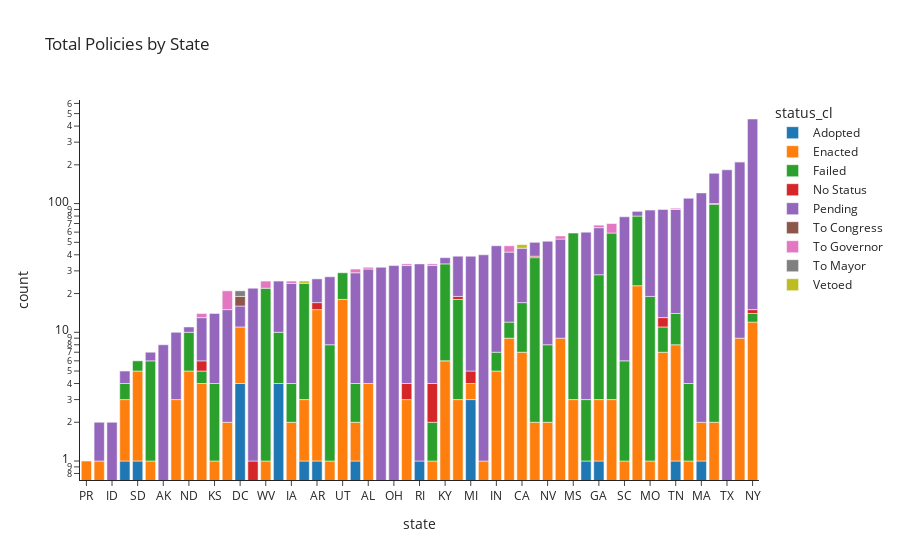

Notebook code for this chart:
### Code cell
import plotly.express as px
fig = px.bar(state_policies_stat, x="state", y="count", color="status_cl", title="Total Policies by State", log_y=True, 
#              color_discrete_sequence = ['lightgreen', 'darkgreen', 'red', "grey", "orange", "pink", "purple", "cyan", "lightblue"], 
             template="simple_white")
fig.update_layout(xaxis={'categoryorder':'array', 'categoryarray':state_policies_stat.sort_values(["tot_policies"])['state'].values})
fig.show()

### Figure 1 — Plotly figure (JSON) as saved in the notebook; plotly's stock layout.template omitted (floating-point values rounded to 4 significant figures; data arrays with more than 128 entries replaced by an {"elided": "..."} marker saying what was removed)
{"data": [{"alignmentgroup": "True", "hovertemplate": "status_cl=Adopted<br>state=%{x}<br>count=%{y}<extra></extra>", "legendgroup": "Adopted", "marker": {"color": "#1F77B4"}, "name": "Adopted", "offsetgroup": "Adopted", "orientation": "v", "showlegend": true, "textposition": "auto", "type": "bar", "x": ["AR", "DC", "DE", "FL", "GA", "HI", "LA", "MA", "MI", "NM", "RI", "SD", "TN"], "xaxis": "x", "y": [1, 4, 1, 1, 1, 1, 4, 1, 3, 1, 1, 1, 1], "yaxis": "y"}, {"alignmentgroup": "True", "hovertemplate": "status_cl=Enacted<br>state=%{x}<br>count=%{y}<extra></extra>", "legendgroup": "Enacted", "marker": {"color": "#FF7F0E"}, "name": "Enacted", "offsetgroup": "Enacted", "orientation": "v", "showlegend": true, "textposition": "auto", "type": "bar", "x": ["AL", "AR", "AZ", "CA", "CO", "CT", "DC", "DE", "GA", "GU", "HI", "IA", "IL", "IN", "KS", "KY", "MA", "MD", "MI", "MN", "MO", "MS", "MT", "NC", "ND", "NE", "NH", "NJ", "NM", "NV", "NY", "OK", "OR", "PA", "PR", "SC", "SD", "TN", "UT", "VA", "VT", "WA", "WV", "WY"], "xaxis": "x", "y": [4, 14, 3, 7, 3, 2, 7, 2, 2, 1, 1, 2, 1, 5, 1, 6, 1, 3, 1, 2, 1, 3, 9, 1, 5, 1, 1, 9, 2, 2, 12, 9, 7, 3, 1, 1, 4, 7, 18, 23, 4, 2, 1, 1], "yaxis": "y"}, {"alignmentgroup": "True", "hovertemplate": "status_cl=Failed<br>state=%{x}<br>count=%{y}<extra></extra>", "legendgroup": "Failed", "marker": {"color": "#2CA02C"}, "name": "Failed", "offsetgroup": "Failed", "orientation": "v", "showlegend": true, "textposition": "auto", "type": "bar", "x": ["CA", "CT", "DE", "FL", "GA", "HI", "IA", "IL", "IN", "KS", "KY", "LA", "MD", "MN", "MO", "MS", "MT", "ND", "NE", "NH", "NM", "NV", "NY", "OR", "PA", "SC", "SD", "TN", "UT", "VA", "VT", "WV", "WY"], "xaxis": "x", "y": [10, 36, 1, 2, 25, 2, 2, 3, 2, 3, 28, 6, 56, 97, 18, 56, 3, 5, 7, 1, 21, 6, 2, 4, 15, 5, 1, 6, 11, 57, 1, 21, 5], "yaxis": "y"}, {"alignmentgroup": "True", "hovertemplate": "status_cl=No Status<br>state=%{x}<br>count=%{y}<extra></extra>", "legendgroup": "No Status", "marker": {"color": "#D62728"}, "name": "No Status", "offsetgroup": "No Status", "orientation": "v", "showlegend": true, "textposition": "auto", "type": "bar", "x": ["AR", "AZ", "CT", "MI", "MN", "NH", "NY", "OR", "PA", "VT", "WI"], "xaxis": "x", "y": [2, 1, 1, 1, 1, 2, 1, 2, 1, 1, 1], "yaxis": "y"}, {"alignmentgroup": "True", "hovertemplate": "status_cl=Pending<br>state=%{x}<br>count=%{y}<extra></extra>", "legendgroup": "Pending", "marker": {"color": "#9467BD"}, "name": "Pending", "offsetgroup": "Pending", "orientation": "v", "showlegend": true, "textposition": "auto", "type": "bar", "x": ["AK", "AL", "AR", "AZ", "CA", "CO", "CT", "DC", "DE", "FL", "GA", "GU", "HI", "IA", "ID", "IL", "IN", "KS", "KY", "LA", "MA", "ME", "MI", "MN", "MO", "MT", "NC", "ND", "NE", "NH", "NJ", "NV", "NY", "OH", "OK", "OR", "PA", "RI", "SC", "TN", "TX", "VA", "VT", "WA", "WI", "WY"], "xaxis": "x", "y": [8, 27, 9, 29, 28, 7, 11, 5, 1, 57, 37, 1, 25, 20, 2, 106, 40, 10, 4, 15, 119, 32, 34, 72, 70, 30, 39, 1, 19, 29, 202, 43, 439, 33, 44, 77, 20, 33, 73, 76, 183, 7, 7, 13, 21, 1], "yaxis": "y"}, {"alignmentgroup": "True", "hovertemplate": "status_cl=To Congress<br>state=%{x}<br>count=%{y}<extra></extra>", "legendgroup": "To Congress", "marker": {"color": "#8C564B"}, "name": "To Congress", "offsetgroup": "To Congress", "orientation": "v", "showlegend": true, "textposition": "auto", "type": "bar", "x": ["DC"], "xaxis": "x", "y": [3], "yaxis": "y"}, {"alignmentgroup": "True", "hovertemplate": "status_cl=To Governor<br>state=%{x}<br>count=%{y}<extra></extra>", "legendgroup": "To Governor", "marker": {"color": "#E377C2"}, "name": "To Governor", "offsetgroup": "To Governor", "orientation": "v", "showlegend": true, "textposition": "auto", "type": "bar", "x": ["AL", "AZ", "GA", "HI", "IA", "MD", "MT", "NH", "NJ", "OK", "TN", "VT", "WA", "WV"], "xaxis": "x", "y": [1, 1, 3, 2, 1, 11, 5, 1, 1, 3, 2, 1, 6, 3], "yaxis": "y"}, {"alignmentgroup": "True", "hovertemplate": "status_cl=To Mayor<br>state=%{x}<br>count=%{y}<extra></extra>", "legendgroup": "To Mayor", "marker": {"color": "#7F7F7F"}, "name": "To Mayor", "offsetgroup": "To Mayor", "orientation": "v", "showlegend": true, "textposition": "auto", "type": "bar", "x": ["DC"], "xaxis": "x", "y": [2], "yaxis": "y"}, {"alignmentgroup": "True", "hovertemplate": "status_cl=Vetoed<br>state=%{x}<br>count=%{y}<extra></extra>", "legendgroup": "Vetoed", "marker": {"color": "#BCBD22"}, "name": "Vetoed", "offsetgroup": "Vetoed", "orientation": "v", "showlegend": true, "textposition": "auto", "type": "bar", "x": ["CA", "NJ", "NM"], "xaxis": "x", "y": [3, 1, 1], "yaxis": "y"}], "layout": {"autosize": true, "barmode": "relative", "legend": {"title": {"text": "status_cl"}, "tracegroupgap": 0}, "title": {"text": "Total Policies by State"}, "xaxis": {"anchor": "y", "autorange": true, "categoryarray": {"elided": "166 str values"}, "categoryorder": "array", "domain": [0, 1], "range": [-0.5, 52.5], "title": {"text": "state"}, "type": "category"}, "yaxis": {"anchor": "x", "autorange": true, "domain": [0, 1], "range": [-0.1476, 2.805], "title": {"text": "count"}, "type": "log"}}}
